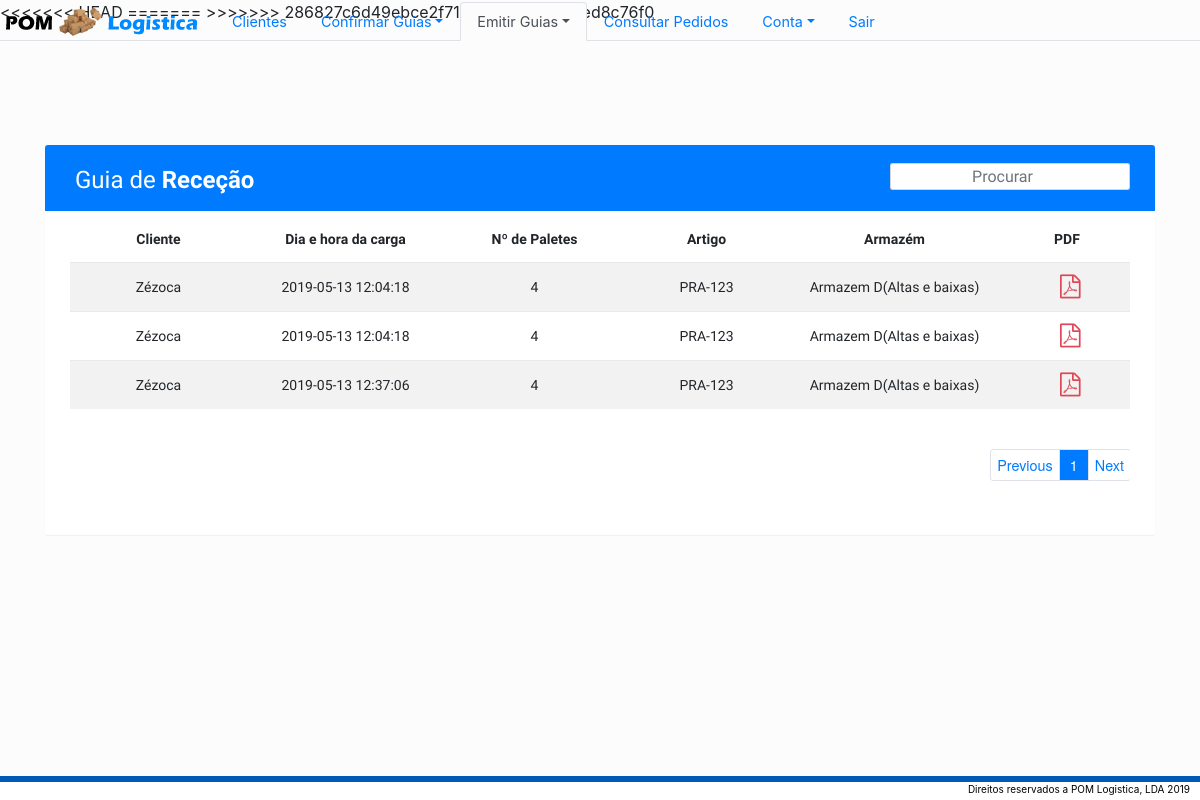
Before: /Operador/Listagens/Listar_guia_rececao.php with the older database file.
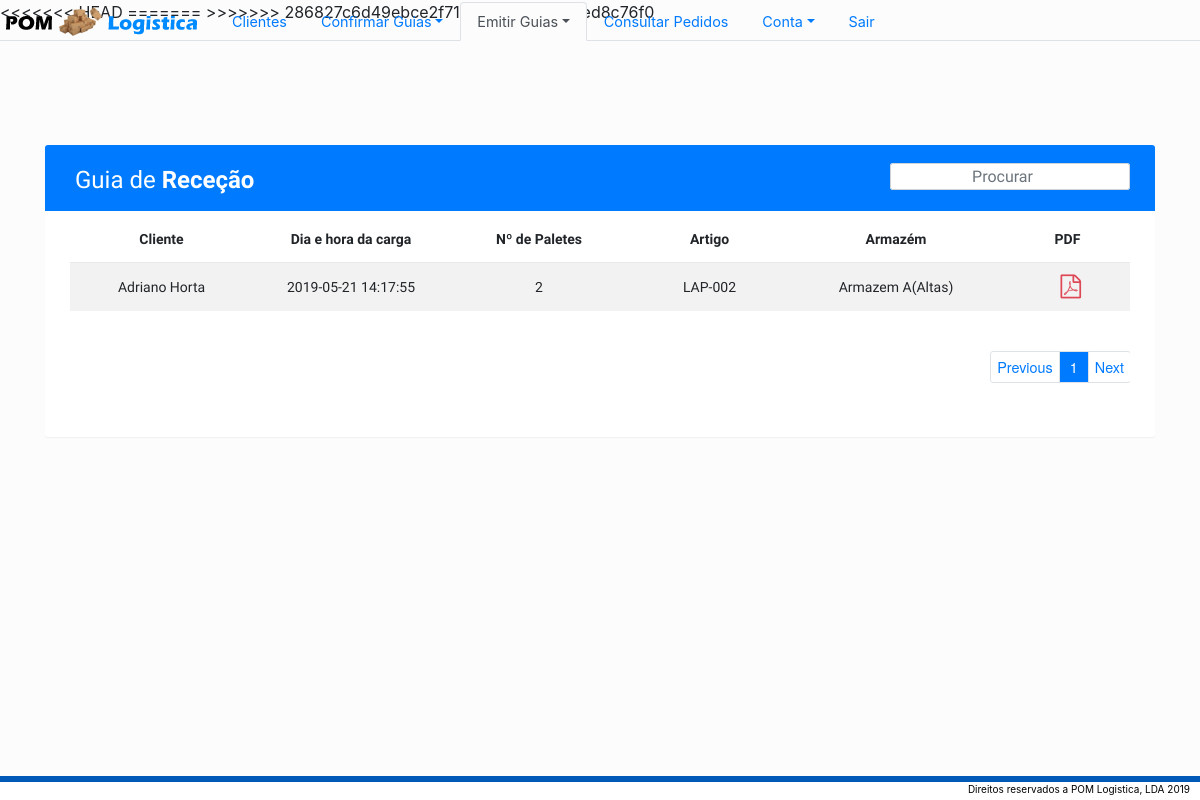
After: the same page with the newer database file.
### tables this page shows
CREATE TABLE `guia` (
  `id` int(11) NOT NULL,
  `cliente_id` int(3) DEFAULT NULL,
  `guia_id` int(3) DEFAULT NULL,
  `tipo_guia_id` int(3) DEFAULT NULL,
  `tipo_palete_id` int(3) DEFAULT NULL,
  `tipo_zona_id` int(3) DEFAULT NULL,
  `armazem_id` int(3) DEFAULT NULL,
  `artigo_id` int(3) DEFAULT NULL,
  `data_prevista` datetime DEFAULT NULL,
  `data_carga` datetime NOT NULL,
  `numero_paletes` int(3) DEFAULT NULL,
  `numero_requisicao` text,
  `morada` text,
  `localidade` text,
  `matricula` text,
  `confirmar` tinyint(1) DEFAULT NULL,
  `confirmarTotal` tinyint(1) DEFAULT NULL
);

CREATE TABLE `cliente` (
  `id` int(11) NOT NULL,
  `nome` text NOT NULL,
  `nif` int(9) NOT NULL,
  `morada` text NOT NULL,
  `localidade` text NOT NULL
);

CREATE TABLE `artigo` (
  `id` int(11) NOT NULL,
  `cliente_id` int(11) NOT NULL,
  `referencia` text NOT NULL,
  `nome` text NOT NULL,
  `peso` decimal(5,2) NOT NULL
);

CREATE TABLE `armazem` (
  `id` int(11) NOT NULL,
  `nome` text NOT NULL,
  `espaco` int(5) NOT NULL,
  `custo_carga` decimal(5,2) NOT NULL,
  `custo_descarga` decimal(5,2) NOT NULL
);

### Operador/Listagens/Listar_guia_rececao.php (the view, shortened to what this page needs)
<!DOCTYPE html>
<html lang=pt dir="ltr">
<head>
  <link rel="stylesheet" href="https://stackpath.bootstrapcdn.com/bootstrap/4.3.1/css/bootstrap.min.css">
  <link rel="stylesheet" href="https://maxcdn.bootstrapcdn.com/font-awesome/4.7.0/css/font-awesome.min.css">
  <link rel="stylesheet" href="\POM-Logistica\styles\table.min.css">
  <link rel="stylesheet" href="https://cdn.datatables.net/1.10.19/css/dataTables.bootstrap4.min.css">
  <link rel="stylesheet" href="https://cdn.datatables.net/buttons/1.5.6/css/buttons.bootstrap4.min.css">
</head>
<body>
  <form class="container" action="/POM-Logistica/PDFs/pdf.php" style="font-family: 'Varela Round', sans-serif; font-size:14px; z-index:1;" method="post">
    <div class="table-wrapper" style="margin-top:5rem;">
      <div class="table-title" style="background-color:#007bff; margin-top:-5.5rem;">
        <h2>Guia de <b>Receção</b></h2>
      </div>
      <input type="search" class="form-control" placeholder="Procurar" id="searchbox">
      <div class="mobileTable">
        <table style="margin-left:auto; margin-right:auto;" class="table table-striped table-hover" id="myTable">
          <thead style="margin-top:-5rem">
            <tr>
              <th style=" text-align:center">Cliente</th>
              <th style=" text-align:center">Dia e hora da carga</th>
              <th style=" text-align:center">Nº de Paletes</th>
              <th style=" text-align:center;">Artigo</th>
              <th style=" text-align:center">Armazém</th>
              <th style=" text-align:center">PDF</th>
            </tr>
          </thead>
          <tbody>
            <?php
            $dado = mysqli_query($conn, "SELECT guia.id as idg,guia.artigo_id,guia.cliente_id,guia.numero_paletes, guia.data_prevista, guia.numero_requisicao,guia.armazem_id, guia.confirmar, guia.confirmarTotal, cliente.nome as clientenome ,armazem.nome as armazemnome,artigo.referencia as artigoreef FROM guia INNER JOIN cliente on guia.cliente_id = cliente.id INNER JOIN artigo on guia.artigo_id=artigo.id INNER JOIN armazem on guia.armazem_id=armazem.id WHERE tipo_guia_id=3 ");
            foreach ($dado as $eachRow) {
              $GuiaID = $eachRow['idg'];
              $qtPal = $eachRow['numero_paletes'];
              $nomeArmazem = $eachRow['armazemnome'];
              $nomeCliente = $eachRow['clientenome'];
              $refArtigo = $eachRow['artigoreef'];
              $timeRN = $eachRow['data_prevista'];
              echo '<tr class="table-row" data-value="' . $GuiaID . '">';
              echo '<td data-toggle="modal" data-target="#exampleModal2" style="text-align:center"> ' . $nomeCliente . '</td>';
              echo '<td data-toggle="modal" data-target="#exampleModal2" style="text-align:center"> ' . $timeRN . '</td>';
              echo '<td data-toggle="modal" data-target="#exampleModal2" style="text-align:center"> ' . $qtPal . '</td>';
              echo '<td data-toggle="modal" data-target="#exampleModal2" style="text-align:center"> ' . $refArtigo . '</td>';
              echo '<td data-toggle="modal" data-target="#exampleModal2" style="text-align:center"> ' . $nomeArmazem . '</td>';
              ?>
              <td style="w cursor:context-menu; text-align:center;"><button type="submit" style="font-size:8px; height:1.5rem; width:1px;" class="btn" name="GuiaID" value="<?php echo $GuiaID ?>"><i class="fa fa-file-pdf-o" style="font-size:24px; color:#dc3545; margin-left:-7px; margin-top:-8px"></i></button></td>
              <?php
              echo '</tr>';
            }
            ?>
          </tbody>
        </table>
      </div>
    </div>
  </form>
</body>
</html>

Changed rows visible on the page:
removed guia: $GuiaID 169 (drawn), cliente.nome "Zézoca", data_prevista "2019-05-13 12:04:18", numero_paletes "4", artigo.referencia "PRA-123", armazem.nome "Armazem D(Altas e baixas)"
removed guia: $GuiaID 170 (drawn), cliente.nome "Zézoca", data_prevista "2019-05-13 12:04:18", numero_paletes "4", artigo.referencia "PRA-123", armazem.nome "Armazem D(Altas e baixas)"
removed guia: $GuiaID 171 (drawn), cliente.nome "Zézoca", data_prevista "2019-05-13 12:37:06", numero_paletes "4", artigo.referencia "PRA-123", armazem.nome "Armazem D(Altas e baixas)"
added guia: $GuiaID 238 (drawn), cliente.nome "Adriano Horta", data_prevista "2019-05-21 14:17:55", numero_paletes "2", artigo.referencia "LAP-002", armazem.nome "Armazem A(Altas)"
